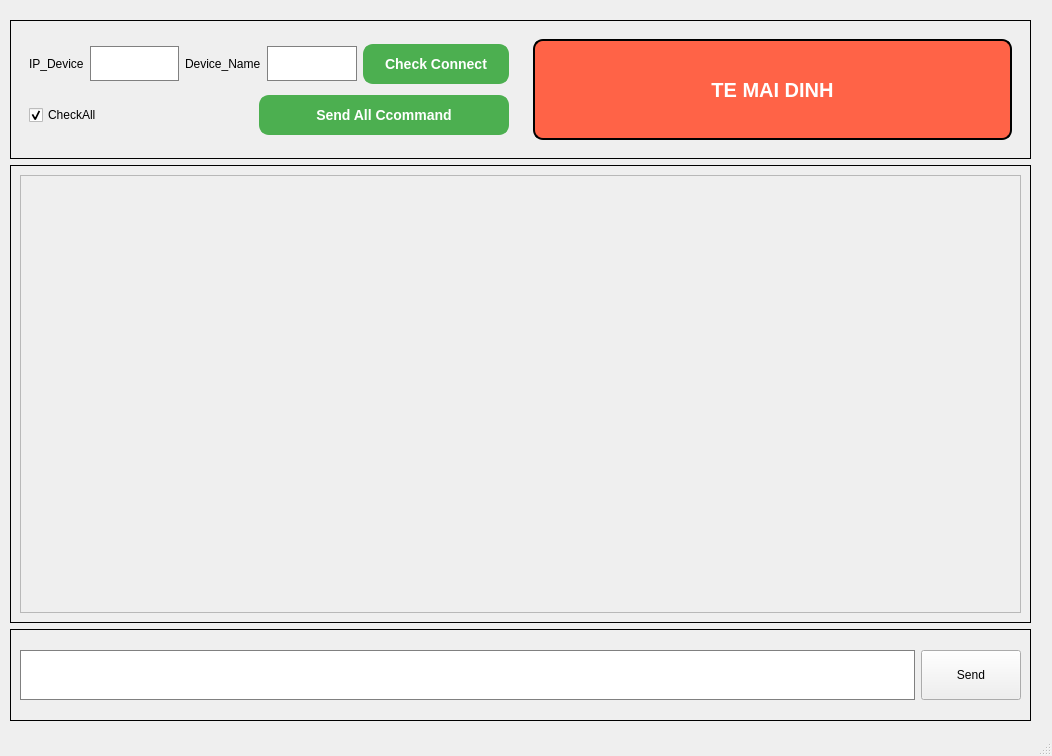
<?xml version="1.0" encoding="UTF-8"?>
<ui version="4.0">
 <class>MainWindow</class>
 <widget class="QMainWindow" name="MainWindow">
  <property name="geometry">
   <rect>
    <x>0</x>
    <y>0</y>
    <width>1052</width>
    <height>756</height>
   </rect>
  </property>
  <property name="windowTitle">
   <string>MainWindow</string>
  </property>
  <widget class="QWidget" name="centralwidget">
   <widget class="QWidget" name="verticalLayoutWidget">
    <property name="geometry">
     <rect>
      <x>10</x>
      <y>20</y>
      <width>1021</width>
      <height>701</height>
     </rect>
    </property>
    <property name="styleSheet">
     <string/>
    </property>
    <layout class="QVBoxLayout" name="verticalLayout" stretch="1,4">
     <item>
      <widget class="QFrame" name="horizontalFrame">
       <property name="styleSheet">
        <string/>
       </property>
       <property name="frameShape">
        <enum>QFrame::Panel</enum>
       </property>
       <layout class="QHBoxLayout" name="horizontalLayout" stretch="1,1">
        <item>
         <widget class="QFrame" name="verticalFrame_4">
          <property name="styleSheet">
           <string/>
          </property>
          <layout class="QVBoxLayout" name="verticalLayout_4">
           <item>
            <layout class="QHBoxLayout" name="horizontalLayout_6">
             <item>
              <widget class="QLabel" name="ipName">
               <property name="styleSheet">
                <string/>
               </property>
               <property name="text">
                <string>IP_Device</string>
               </property>
              </widget>
             </item>
             <item>
              <widget class="QLineEdit" name="edIPDevice">
               <property name="minimumSize">
                <size>
                 <width>0</width>
                 <height>35</height>
                </size>
               </property>
               <property name="maximumSize">
                <size>
                 <width>16777215</width>
                 <height>35</height>
                </size>
               </property>
               <property name="styleSheet">
                <string notr="true">QLineEdit {
    border-top: 1px solid gray;
    border-right: 1px solid gray;
    border-left: 1px solid gray;
    border-bottom: 1px solid gray;
}</string>
               </property>
              </widget>
             </item>
             <item>
              <widget class="QLabel" name="label">
               <property name="styleSheet">
                <string/>
               </property>
               <property name="text">
                <string>Device_Name</string>
               </property>
              </widget>
             </item>
             <item>
              <widget class="QLineEdit" name="edDevice">
               <property name="minimumSize">
                <size>
                 <width>0</width>
                 <height>35</height>
                </size>
               </property>
               <property name="maximumSize">
                <size>
                 <width>16777215</width>
                 <height>35</height>
                </size>
               </property>
               <property name="styleSheet">
                <string notr="true">QLineEdit {
    border-top: 1px solid gray;
    border-right: 1px solid gray;
    border-left: 1px solid gray;
    border-bottom: 1px solid gray;
}</string>
               </property>
              </widget>
             </item>
             <item>
              <widget class="QPushButton" name="checkConnect">
               <property name="minimumSize">
                <size>
                 <width>0</width>
                 <height>35</height>
                </size>
               </property>
               <property name="styleSheet">
                <string notr="true">QPushButton {
    background-color: #4CAF50;  /* Màu nền */
    color: white;                /* Màu chữ */
    font: bold 14px Arial;       /* Font chữ, kiểu chữ, kích thước */
    border: 2px solid #4CAF50;  /* Viền nút */
    border-radius: 10px;         /* Bo góc nút */
    padding: 10px 20px;          /* Khoảng cách nội dung trong nút */
}

QPushButton:hover {
    background-color: #45a049;  /* Màu nền khi di chuột vào */
}

QPushButton:pressed {
    background-color: #387c44;  /* Màu nền khi nhấn nút */
}</string>
               </property>
               <property name="text">
                <string>Check Connect</string>
               </property>
              </widget>
             </item>
            </layout>
           </item>
           <item>
            <layout class="QHBoxLayout" name="horizontalLayout_7" stretch="1,5">
             <item>
              <widget class="QCheckBox" name="checkAll">
               <property name="text">
                <string>CheckAll</string>
               </property>
               <property name="checked">
                <bool>true</bool>
               </property>
              </widget>
             </item>
             <item>
              <widget class="QPushButton" name="sendAll">
               <property name="minimumSize">
                <size>
                 <width>100</width>
                 <height>35</height>
                </size>
               </property>
               <property name="maximumSize">
                <size>
                 <width>250</width>
                 <height>16777215</height>
                </size>
               </property>
               <property name="styleSheet">
                <string notr="true">QPushButton {
    background-color: #4CAF50;  /* Màu nền */
    color: white;                /* Màu chữ */
    font: bold 14px Arial;       /* Font chữ, kiểu chữ, kích thước */
    border: 2px solid #4CAF50;  /* Viền nút */
    border-radius: 10px;         /* Bo góc nút */
    padding: 10px 20px;          /* Khoảng cách nội dung trong nút */
}

QPushButton:hover {
    background-color: #45a049;  /* Màu nền khi di chuột vào */
}

QPushButton:pressed {
    background-color: #387c44;  /* Màu nền khi nhấn nút */
}</string>
               </property>
               <property name="text">
                <string>Send All Ccommand</string>
               </property>
              </widget>
             </item>
            </layout>
           </item>
          </layout>
         </widget>
        </item>
        <item>
         <layout class="QHBoxLayout" name="horizontalLayout_5" stretch="1">
          <item>
           <widget class="QFrame" name="verticalFrame_3">
            <property name="styleSheet">
             <string/>
            </property>
            <layout class="QVBoxLayout" name="verticalLayout_5">
             <item>
              <layout class="QHBoxLayout" name="horizontalLayout_4">
               <item>
                <widget class="QLabel" name="label_2">
                 <property name="styleSheet">
                  <string notr="true">QLabel {
    font-size: 20px;
    font-weight: bold;
    color: #FFFFFF;
    background-color: #FF6347;  /* Màu nền */
    border: 2px solid #000000;  /* Viền */
    padding: 5px;
    border-radius: 10px;
}</string>
                 </property>
                 <property name="text">
                  <string>TE MAI DINH</string>
                 </property>
                 <property name="textFormat">
                  <enum>Qt::PlainText</enum>
                 </property>
                 <property name="alignment">
                  <set>Qt::AlignCenter</set>
                 </property>
                </widget>
               </item>
              </layout>
             </item>
             <item>
              <layout class="QHBoxLayout" name="horizontalLayout_8"/>
             </item>
            </layout>
           </widget>
          </item>
         </layout>
        </item>
       </layout>
      </widget>
     </item>
     <item>
      <layout class="QVBoxLayout" name="verticalLayout_2" stretch="5,1">
       <item>
        <widget class="QFrame" name="verticalFrame_3">
         <property name="styleSheet">
          <string notr="true"/>
         </property>
         <property name="frameShape">
          <enum>QFrame::Panel</enum>
         </property>
         <layout class="QVBoxLayout" name="verticalLayout_3">
          <item>
           <widget class="QScrollArea" name="scrollArea">
            <property name="autoFillBackground">
             <bool>false</bool>
            </property>
            <property name="styleSheet">
             <string notr="true"/>
            </property>
            <property name="widgetResizable">
             <bool>true</bool>
            </property>
            <widget class="QWidget" name="scrollAreaWidgetContents">
             <property name="geometry">
              <rect>
               <x>0</x>
               <y>0</y>
               <width>1001</width>
               <height>442</height>
              </rect>
             </property>
            </widget>
           </widget>
          </item>
         </layout>
        </widget>
       </item>
       <item>
        <widget class="QFrame" name="horizontalFrame_2">
         <property name="styleSheet">
          <string notr="true">QLineEdit {
    border-bottom: none;
}</string>
         </property>
         <property name="frameShape">
          <enum>QFrame::Panel</enum>
         </property>
         <layout class="QHBoxLayout" name="horizontalLayout_3">
          <item>
           <widget class="QLineEdit" name="singleCmd">
            <property name="minimumSize">
             <size>
              <width>0</width>
              <height>50</height>
             </size>
            </property>
            <property name="autoFillBackground">
             <bool>false</bool>
            </property>
            <property name="styleSheet">
             <string notr="true">QLineEdit {
    border-top: 1px solid gray;
    border-right: 1px solid gray;
    border-left: 1px solid gray;
    border-bottom: 1px solid gray;
}</string>
            </property>
           </widget>
          </item>
          <item>
           <widget class="QPushButton" name="send">
            <property name="minimumSize">
             <size>
              <width>100</width>
              <height>50</height>
             </size>
            </property>
            <property name="autoFillBackground">
             <bool>false</bool>
            </property>
            <property name="styleSheet">
             <string notr="true"/>
            </property>
            <property name="text">
             <string>Send</string>
            </property>
           </widget>
          </item>
         </layout>
        </widget>
       </item>
      </layout>
     </item>
    </layout>
   </widget>
  </widget>
  <widget class="QMenuBar" name="menubar">
   <property name="geometry">
    <rect>
     <x>0</x>
     <y>0</y>
     <width>1052</width>
     <height>18</height>
    </rect>
   </property>
  </widget>
  <widget class="QStatusBar" name="statusbar"/>
 </widget>
 <resources/>
 <connections/>
</ui>
